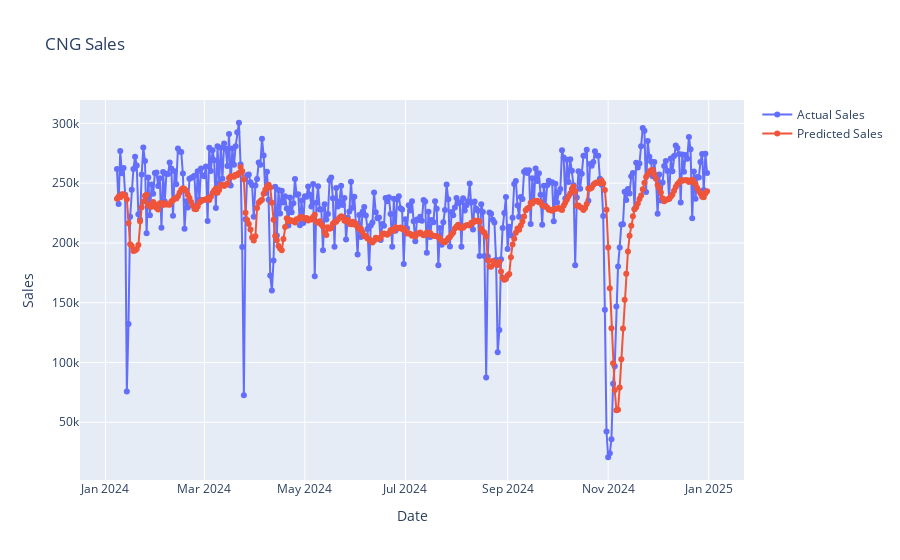

Notebook code for this chart:
### Code cell
features = ['IsWeekend',   'Sales_MA_7', 
         ]
target = 'Sales'
plot_graphs = True

train_df, test_df = get_train_val_test_dfs(combined_df)
model, history = model_train(train_df,  features, target)
# if(plot_graphs):
#     plot_training_graphs(history)

test_df = model_test(model, test_df,features, target)
print(f"MAPE for test data: {mape(test_df['Sales'],test_df['Predicted_Sales'])}")

if(plot_graphs):
    plot_test_graphs(test_df)

### Figure 1 — Plotly figure (JSON) as saved in the notebook; plotly's stock layout.template omitted (floating-point values rounded to 4 significant figures; data arrays with more than 128 entries replaced by an {"elided": "..."} marker saying what was removed)
{"data": [{"mode": "lines+markers", "name": "Actual Sales", "type": "scatter", "x": {"elided": "359 str values"}, "y": {"elided": "359 float values"}}, {"mode": "lines+markers", "name": "Predicted Sales", "type": "scatter", "x": {"elided": "359 str values"}, "y": {"elided": "359 float values"}}], "layout": {"title": {"text": "CNG Sales"}, "xaxis": {"title": {"text": "Date"}}, "yaxis": {"title": {"text": "Sales"}}}}
